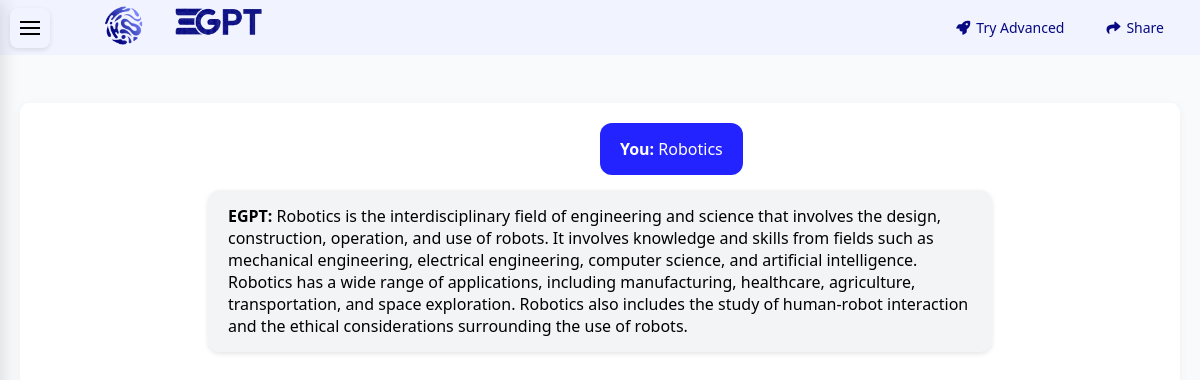
The page /chat (signed in) on the database its author committed.
### app.py (models this page shows)
class Chat(db.Model):
    __tablename__ = 'chats'
    id = db.Column(db.Integer, primary_key=True)
    user_id = db.Column(db.Integer, db.ForeignKey('users.id'), nullable=False)
    query = db.Column(db.Text, nullable=False)
    response = db.Column(db.Text, nullable=False)
    pdf_preview = db.Column(db.Boolean, default=False)
    embedded_website = db.Column(db.Text, nullable=True)
    timestamp = db.Column(db.DateTime, default=db.func.current_timestamp())

### app.py (the view)
@app.route('/chat', methods=['GET', 'POST'])
def chat():
    if 'user_id' not in session:
        return redirect(url_for('login'))
    user_id = session['user_id']
    try:
        if request.method == 'POST':
            query = request.form.get('query', '').strip()
            if not query:
                return jsonify({'error': 'Query cannot be empty'}), 400
            response_data = process_search_query(query, user_id)
            return jsonify(response_data)
        else:
            query = request.args.get('query', '')
            chat_history = db.session.query(Chat).filter(Chat.user_id == user_id).order_by(Chat.timestamp.desc()).all()
            if query:
                response_data = process_search_query(query, user_id)
                return render_template('chat.html',
                                    chat_history=chat_history,
                                    current_query=query,
                                    current_response=response_data)
            return render_template('chat.html', chat_history=chat_history)
    except Exception as e:
        logger.error(f"Error in chat route: {str(e)}")
        if request.method == 'POST':
            return jsonify({'error': 'An error occurred processing your request'}), 500
        return render_template('chat.html', error="An error occurred. Please try again.")

### templates/chat.html (shortened to what this page needs)
<!DOCTYPE html>
<html lang="en">
<head>
    <link href="https://cdnjs.cloudflare.com/ajax/libs/font-awesome/6.0.0/css/all.min.css" rel="stylesheet">
</head>
<body>
    <div class="header">
        <div class="left-logos">
            <img src="{{ url_for('static', filename='images/HT.png') }}" alt="HT Logo" class="round-logo">
            <img src="{{ url_for('static', filename='images/xyz.png') }}" alt="XYZ Logo" class="text-logo">
        </div>
        <div class="right-buttons">
            <button class="top-right-button" onclick="tryAdvanced()">
                <i class="fas fa-rocket"></i> Try Advanced
            </button>
            <button class="top-right-button" onclick="shareCurrentPage()">
                <i class="fas fa-share"></i> Share
            </button>
        </div>
    </div>
    <div class="main-container">
        <button class="hamburger-btn" onclick="toggleSidebar()">
            <span class="hamburger-line"></span>
            <span class="hamburger-line"></span>
            <span class="hamburger-line"></span>
        </button>
        <div class="center-content">
            <h2 style="color: #3e66e7;align-items: center;white-space: pre;font-size: 28px;">&emsp;&nbsp;&nbsp;&nbsp;&nbsp;&nbsp;&nbsp;&nbsp;</h2>
            <div class="chat-container">
                <div id="chat-box">
                    {% for chat in chat_history %}
                        <div class="message">
                            <div class="user-message">
                                <strong>You:</strong> {{ chat.query }}
                            </div>
                            <div class="bot-message">
                                <strong>EGPT:</strong> {{ chat.response }}
                            </div>
                        </div>
                    {% endfor %}
                </div>
            </div>
        </div>
    </div>
</body>
</html>

### templates/chat.html (style rules this page uses)
* { margin: 0; padding: 0; box-sizing: border-box; font-family: 'Segoe UI', Tahoma, Geneva, Verdana, sans-serif; }
body { background-color: #ECF0F1; overflow-x: hidden; height: 100vh; }
.header { height: 55px; background-color: #F1F3FF; display: flex; align-items: center; justify-content: space-between; padding: 0 20px; position: fixed; top: 0; right: 0; left: 0; z-index: 998; transition: margin-left 0.3s ease; }
.header img { height: 45px; object-fit: contain; }
.main-container { display: flex; height: 100vh; position: relative; margin-top: 45px; }
.right-buttons { display: flex; gap: 10px; }
.top-right-button { background: #F1F3FF; color: #060982; padding: 8px 16px; border: none; border-radius: 8px; cursor: pointer; font-size: 14px; font-weight: 500; display: flex; align-items: center; gap: 6px; transition: background-color 0.3s ease; }
.hamburger-btn { position: fixed; left: 20px; top: 65px; z-index: 1000; width: 40px; height: 40px; background: white; border: none; border-radius: 8px; display: flex; flex-direction: column; justify-content: center; align-items: center; gap: 4px; cursor: pointer; box-shadow: 0 2px 5px rgba(0,0,0,0.1); }
.hamburger-line { width: 20px; height: 2px; background-color: black; transition: all 0.3s ease; }
.center-content { flex: 1; margin-left: 00px; height: calc(100vh - 5px); overflow-y: auto; background: #f9fafb; padding: 20px; transition: all 0.3s ease; }
.chat-container { background: white; border-radius: 10px; height: calc(100vh - 0px); display: flex; flex-direction: column; box-shadow: 0 2px 10px rgba(0,0,0,0.05); margin-top: 0px; overflow: hidden; }
#chat-box { flex: 1; overflow-y: auto; padding: 20px; background: white; display: flex; flex-direction: column; gap: 15px; }
.message { margin: 0; }
.user-message { background: #2323FF; color: white; padding: 15px 20px; border-radius: 12px; margin-left:50%; display: inline-block; max-width: 70%; width: fit-content; word-wrap: break-word; }
.bot-message { background: #f3f4f6; padding: 15px 20px; border-radius: 12px; margin: 15px auto; max-width: 70%; width: fit-content; box-shadow: 0 2px 5px rgba(0,0,0,0.1); word-wrap: break-word; align-self: center; }
.header .top-right-button:first-child { display: flex; }
.hamburger-btn { position: fixed; width: 40px; height: 40px; background: #F1F3FF; border: none; border-radius: 8px; display: flex; flex-direction: column; justify-content: center; align-items: center; gap: 4px; cursor: pointer; z-index: 1001; left: 10px; top: 8px; transition: all 0.3s ease; }
.left-logos { margin-left: 60px; }

### rows shown on the page
Chat: query "Robotics", response "Robotics is the interdisciplinary field of engineering and science that involves the design, construction, operation, and use of robots. It involves knowledge and skills from fields such as mechanical engineering, electrical engineering, computer science, and artificial intelligence. Robotics has a wide range of applications, including manufacturing, healthcare, agriculture, transportation, and space exploration. Robotics also includes the study of human-robot interaction and the ethical considerations surrounding the use of robots."
